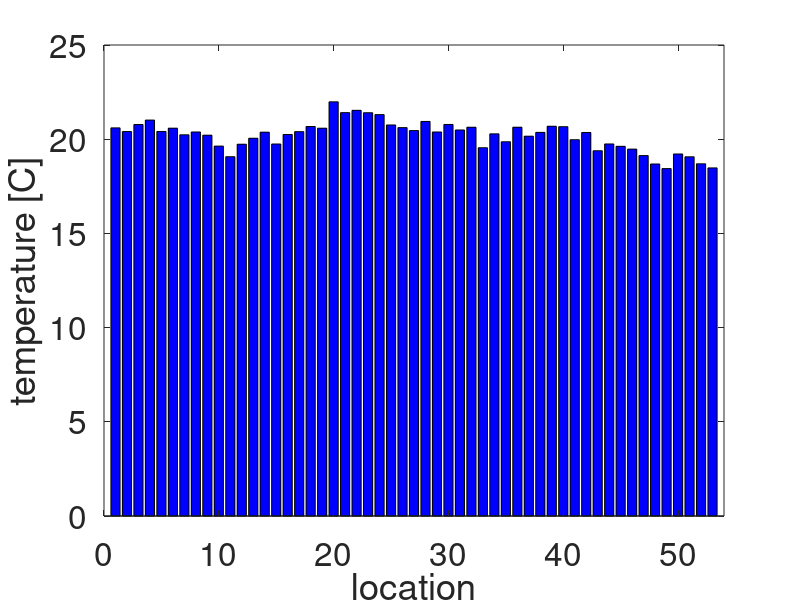

Write the MATLAB code that produced this figure.
load model
bar(model.tmean(setdiff(1:54,5)),'b')
set(gca,'fontsize',24);
ylabel('temperature [C]');
xlabel('location');
xlim([0 54]);
print -dpng plots/means.png
